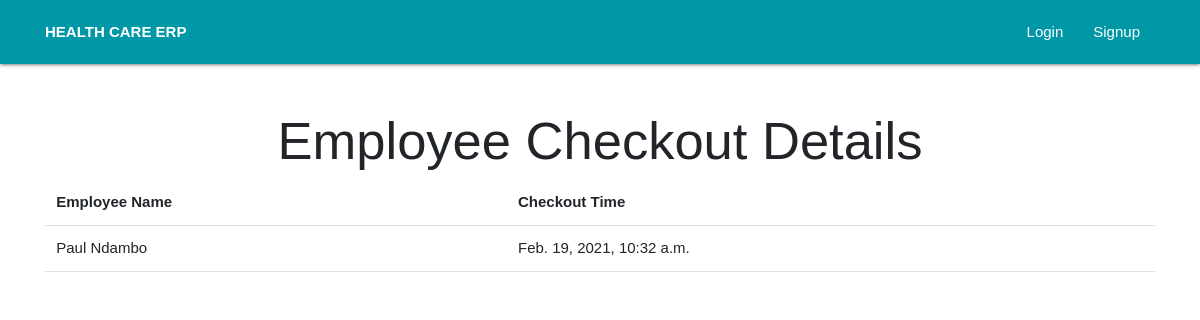
The app's page /HumanResource/employee_checkout_details/1/ with its own data.
### HumanResource/models.py (models this page shows, shortened)
class EmployeeCheckOut(models.Model):
    employee = models.ForeignKey(Attendance, on_delete=models.CASCADE)
    check_out_time = models.DateTimeField(default=timezone.now)
    class Meta:
        verbose_name = ("Employees Checkout Detail")
        verbose_name_plural = ("Employees Checkout Details")

class Attendance(models.Model):
    employee = models.ForeignKey(Employee, on_delete=models.CASCADE)
    check_in_time = models.DateTimeField(default=timezone.now)
    def __str__(self):
        return self.employee.name
    class Meta:
        verbose_name = ("Employees Checkin Record")
        verbose_name_plural = ("Employees Checkin Records")

class Employee(models.Model):
    employment_number = models.CharField(max_length=200, unique=True)
    name = models.CharField(max_length=200)
    slug = models.SlugField(max_length=200, unique=True)
    phone = models.CharField(max_length=200)
    email = models.EmailField()
    department = models.CharField(max_length=200, choices=DEPARTMENT_CHOICES)
    employment_date = models.DateTimeField()
    date_of_birth = models.DateTimeField()
    religion = models.CharField(max_length=200, choices=RELIGION_CHOICES)
    gender = models.CharField(max_length=200, choices=GENDER_CHOICES)
    skin_color = models.CharField(max_length=200)
    hair_color = models.CharField(max_length=200)
    height = models.CharField(max_length=200)
    address = models.CharField(max_length=200)
    city = models.CharField(max_length=200)
    country = models.CharField(max_length=200)
    nationality = models.CharField(max_length=200)
    personal_description = models.TextField(max_length=2000)
    profile_photo = models.ImageField(upload_to="pics")
    last_university_attended = models.CharField(max_length=500)
    highest_education_level = models.CharField(max_length=50, choices=HIGHEST_EDUCATION_CHOICES)
    graduation_year = models.DateTimeField(default=timezone.now)
    schools_attended = models.CharField(max_length=500)
    specialization = models.CharField(max_length=500)
    places_worked = models.TextField()
    class Meta:
        verbose_name = ("Employee Detail")
        verbose_name_plural = ("Employees Details")

### HumanResource/views.py (the view)
# urls.py: path("employee_checkout_details/<int:id>/", views.employees_checkout_details, name="employees_checkout_details"),
def employees_checkout_details(request, id):
    employee_checkout = EmployeeCheckOut.objects.get(pk=id)
    context = {
        "employee_checkout": employee_checkout
    }
    return render(request, "hr/employee_checkout_details.html", context)

### HumanResource/templates/hr/employee_checkout_details.html
{% extends "base_layout.html" %}
{% block heading %}
    <h1 class="display-4 text-center">Employee Checkout Details</h1>
{% endblock heading %}
 {% block content %}
 <table class="table table-borderless">
     <thead class="border-bottom font-weight-bold">
         <tr>
             <td>Employee Name</td>
             <td>Checkout Time</td>
         </tr>
     </thead>
     <tbody>
            <tr>
                <td>{{ employee_checkout.employee }}</td>
                <td>{{ employee_checkout.check_out_time }}</td>
            </tr>
     </tbody>
 </table>
{% endblock %}

### static/css/custom/auth.css (style rules this page uses)
* { margin: 0; padding: 0; font-family: sans-serif; }

### records on screen
EmployeeCheckOut: employee "Paul Ndambo", check_out_time "Feb. 19, 2021, 10:32 a.m."
